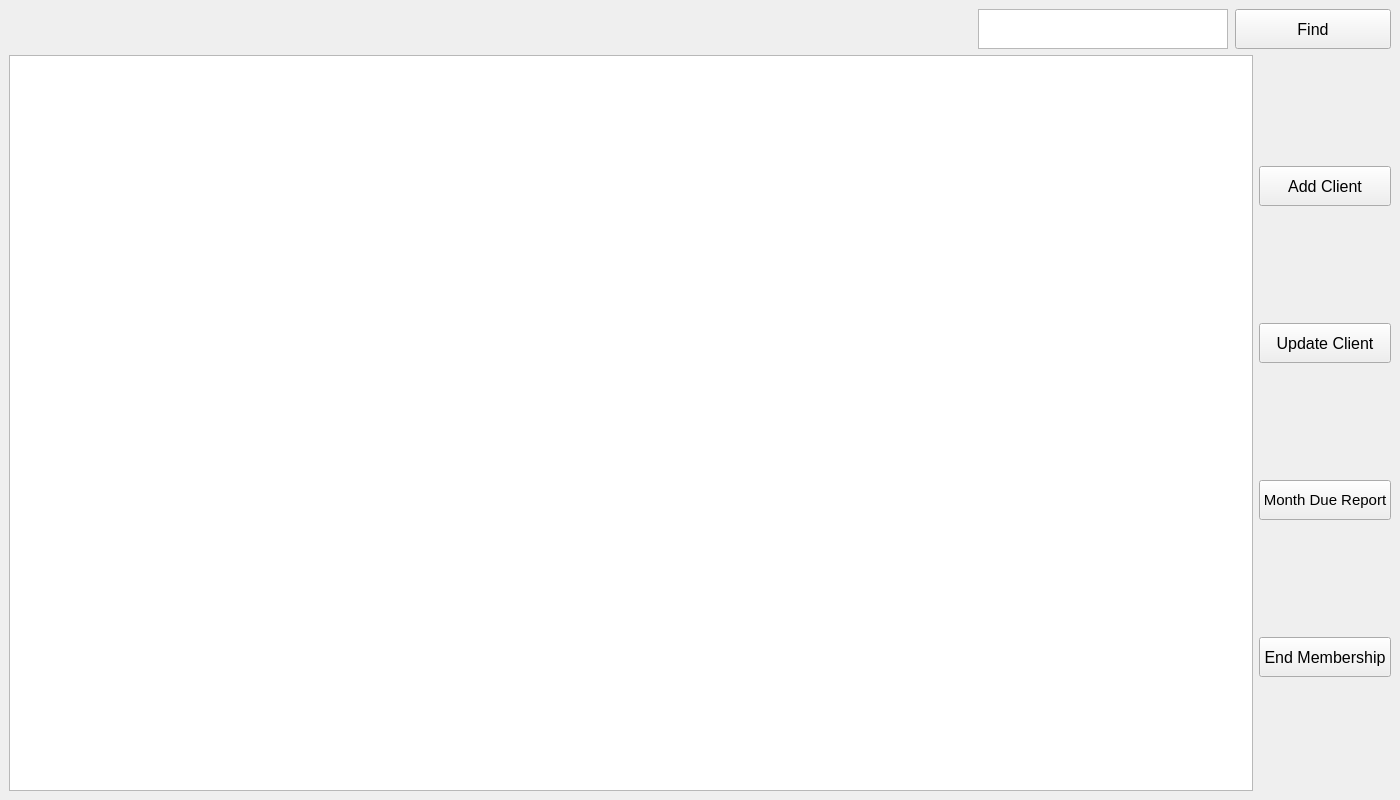
<?xml version="1.0" encoding="UTF-8"?>
<ui version="4.0">
 <class>MainWindow</class>
 <widget class="QMainWindow" name="MainWindow">
  <property name="geometry">
   <rect>
    <x>0</x>
    <y>0</y>
    <width>1400</width>
    <height>800</height>
   </rect>
  </property>
  <property name="sizePolicy">
   <sizepolicy hsizetype="Preferred" vsizetype="Preferred">
    <horstretch>0</horstretch>
    <verstretch>0</verstretch>
   </sizepolicy>
  </property>
  <property name="windowTitle">
   <string>H2O Administration</string>
  </property>
  <widget class="QWidget" name="centralwidget">
   <property name="sizePolicy">
    <sizepolicy hsizetype="Maximum" vsizetype="Maximum">
     <horstretch>0</horstretch>
     <verstretch>0</verstretch>
    </sizepolicy>
   </property>
   <property name="minimumSize">
    <size>
     <width>1400</width>
     <height>800</height>
    </size>
   </property>
   <layout class="QGridLayout" name="gridLayout_2">
    <item row="0" column="0">
     <layout class="QGridLayout" name="toolnar">
      <item row="0" column="0">
       <layout class="QHBoxLayout" name="main_tools">
        <property name="sizeConstraint">
         <enum>QLayout::SetDefaultConstraint</enum>
        </property>
       </layout>
      </item>
      <item row="0" column="1">
       <layout class="QHBoxLayout" name="search_client">
        <property name="spacing">
         <number>7</number>
        </property>
        <item alignment="Qt::AlignRight">
         <widget class="QPlainTextEdit" name="search">
          <property name="sizePolicy">
           <sizepolicy hsizetype="Minimum" vsizetype="Minimum">
            <horstretch>0</horstretch>
            <verstretch>0</verstretch>
           </sizepolicy>
          </property>
          <property name="maximumSize">
           <size>
            <width>250</width>
            <height>40</height>
           </size>
          </property>
          <property name="font">
           <font>
            <pointsize>12</pointsize>
           </font>
          </property>
         </widget>
        </item>
        <item>
         <widget class="QPushButton" name="btnFind">
          <property name="sizePolicy">
           <sizepolicy hsizetype="Maximum" vsizetype="Maximum">
            <horstretch>0</horstretch>
            <verstretch>0</verstretch>
           </sizepolicy>
          </property>
          <property name="minimumSize">
           <size>
            <width>156</width>
            <height>40</height>
           </size>
          </property>
          <property name="maximumSize">
           <size>
            <width>156</width>
            <height>40</height>
           </size>
          </property>
          <property name="font">
           <font>
            <pointsize>12</pointsize>
           </font>
          </property>
          <property name="text">
           <string>Find</string>
          </property>
         </widget>
        </item>
       </layout>
      </item>
     </layout>
    </item>
    <item row="1" column="0">
     <layout class="QGridLayout" name="clients_table">
      <item row="0" column="0">
       <widget class="QTableWidget" name="table">
        <property name="selectionMode">
         <enum>QAbstractItemView::SingleSelection</enum>
        </property>
        <property name="selectionBehavior">
         <enum>QAbstractItemView::SelectRows</enum>
        </property>
        <property name="sortingEnabled">
         <bool>true</bool>
        </property>
       </widget>
      </item>
      <item row="0" column="1">
       <layout class="QGridLayout" name="gridLayout">
        <property name="sizeConstraint">
         <enum>QLayout::SetDefaultConstraint</enum>
        </property>
        <item row="0" column="0">
         <widget class="QPushButton" name="btnAdd">
          <property name="sizePolicy">
           <sizepolicy hsizetype="Preferred" vsizetype="Fixed">
            <horstretch>0</horstretch>
            <verstretch>0</verstretch>
           </sizepolicy>
          </property>
          <property name="minimumSize">
           <size>
            <width>100</width>
            <height>40</height>
           </size>
          </property>
          <property name="font">
           <font>
            <pointsize>12</pointsize>
           </font>
          </property>
          <property name="text">
           <string>Add Client</string>
          </property>
         </widget>
        </item>
        <item row="3" column="0">
         <widget class="QPushButton" name="btnEnd">
          <property name="sizePolicy">
           <sizepolicy hsizetype="Preferred" vsizetype="Fixed">
            <horstretch>0</horstretch>
            <verstretch>0</verstretch>
           </sizepolicy>
          </property>
          <property name="minimumSize">
           <size>
            <width>100</width>
            <height>40</height>
           </size>
          </property>
          <property name="font">
           <font>
            <pointsize>12</pointsize>
           </font>
          </property>
          <property name="text">
           <string>End Membership</string>
          </property>
         </widget>
        </item>
        <item row="1" column="0">
         <widget class="QPushButton" name="btnUpdate">
          <property name="minimumSize">
           <size>
            <width>100</width>
            <height>40</height>
           </size>
          </property>
          <property name="font">
           <font>
            <pointsize>12</pointsize>
           </font>
          </property>
          <property name="text">
           <string>Update Client</string>
          </property>
         </widget>
        </item>
        <item row="2" column="0">
         <widget class="QPushButton" name="btnReport">
          <property name="maximumSize">
           <size>
            <width>156</width>
            <height>40</height>
           </size>
          </property>
          <property name="font">
           <font>
            <pointsize>11</pointsize>
           </font>
          </property>
          <property name="text">
           <string>Month Due Report</string>
          </property>
         </widget>
        </item>
       </layout>
      </item>
     </layout>
    </item>
   </layout>
  </widget>
 </widget>
 <resources/>
 <connections/>
</ui>
